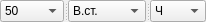
     <widget class="QSplitter" name="splitter_7">
      <property name="orientation">
       <enum>Qt::Horizontal</enum>
      </property>
      <widget class="QComboBox" name="comboBox_meter">
       <property name="maximumSize">
        <size>
         <width>16777215</width>
         <height>25</height>
        </size>
       </property>
       <item>
        <property name="text">
         <string>50</string>
        </property>
       </item>
       <item>
        <property name="text">
         <string>100</string>
        </property>
       </item>
       <item>
        <property name="text">
         <string>200</string>
        </property>
       </item>
       <item>
        <property name="text">
         <string>400</string>
        </property>
       </item>
       <item>
        <property name="text">
         <string>800</string>
        </property>
       </item>
       <item>
        <property name="text">
         <string>1500</string>
        </property>
       </item>
       <item>
        <property name="text">
         <string>4x25</string>
        </property>
       </item>
       <item>
        <property name="text">
         <string>4x50</string>
        </property>
       </item>
       <item>
        <property name="text">
         <string>4x100</string>
        </property>
       </item>
       <item>
        <property name="text">
         <string>4x200</string>
        </property>
       </item>
      </widget>
      <widget class="QComboBox" name="comboBox_style">
       <property name="maximumSize">
        <size>
         <width>16777215</width>
         <height>25</height>
        </size>
       </property>
       <item>
        <property name="text">
         <string>В.ст.</string>
        </property>
       </item>
       <item>
        <property name="text">
         <string>Брас</string>
        </property>
       </item>
       <item>
        <property name="text">
         <string>Бат</string>
        </property>
       </item>
       <item>
        <property name="text">
         <string>На спині</string>
        </property>
       </item>
       <item>
        <property name="text">
         <string>Комп.</string>
        </property>
       </item>
       <item>
        <property name="text">
         <string>Комб.</string>
        </property>
       </item>
      </widget>
      <widget class="QComboBox" name="comboBox_sex">
       <property name="maximumSize">
        <size>
         <width>16777215</width>
         <height>25</height>
        </size>
       </property>
       <item>
        <property name="text">
         <string>Ч</string>
        </property>
       </item>
       <item>
        <property name="text">
         <string>Ж</string>
        </property>
       </item>
       <item>
        <property name="text">
         <string>ЗмЧ</string>
        </property>
       </item>
       <item>
        <property name="text">
         <string>ЗмЖ</string>
        </property>
       </item>
      </widget>
     </widget>
